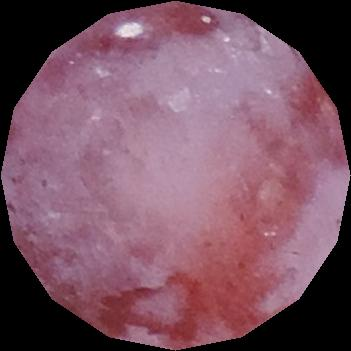
%> input picture aula_07_11/RedGlobe_0h_1.jpg, 351 x 351 px
$ octave --eval "result = ilumina(imread('RedGlobe_0h_1.jpg'));"   (GNU Octave 9; MATLAB toolbox functions it lacks are replaced by stand-ins)
%> lines starting %> are read from the running program, lines starting %| are printed output that depends on the picture; in (x1, y1, x2, y2) boxes, pixels count from 0 and x2, y2 are one past the last pixel; in counts of white or black regions, pixels touching at a corner belong together; the program's own positions count from 1
function D = ilumina(A)

    A = rgb2gray(A);
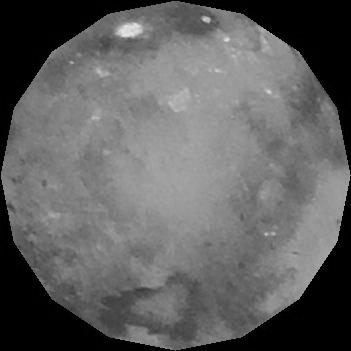
%> A: size 351x351 uint8; min 0, max 232, mean 96.7
    A = double(A);
%> A: size 351x351 double
    [l,c] = size(A);
%> l = 351; c = 351
    luz = [0,0,1];
    luz = 1/norm(luz,2)*luz;

    o = [0,0,1];
    D = zeros(l,c);
    Amb = D;
    Dif = D;
    Esp = D;


    for i = 6:l-6
        for j = 6:c-6
            if (A(i,j)>1)
                u = [i+5,j,A(i+5,j)] - [i-5,j,A(i-5,j)];
                v = [i,j+5,A(i,j+5)]- [i,j-5,A(i,j-5)];
                n = cross(u,v);
                n = 1/norm(n,2)*n;
                l1 = 2*n*(n*luz')-luz;
                l1 = 1/norm(l1,2)*l1;

                Amb(i,j) = 1;
                Dif(i,j) = max(0,luz*n');
                Esp(i,j) = max(0,(l1*o')^11);

                D(i,j) = 0.2*Amb(i,j) + 0.4*Dif(i,j) + 0.4*Esp(i,j);


            end
        end
    end
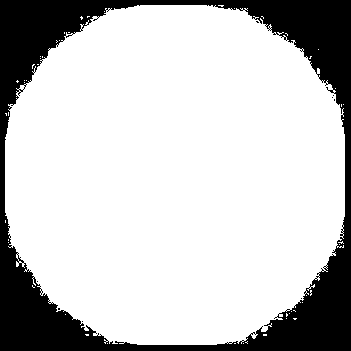
%> Amb: size 351x351 double; values 0 (black) and 1 (white), 78% white; 9 black regions (8 under 20 px), largest, box (x1, y1, x2, y2) and area: (0, 0, 351, 351) 27076
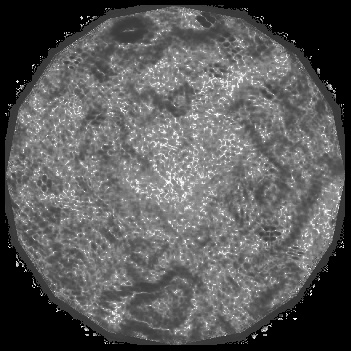
%> D: size 351x351 double; min 0, max 1, mean 0.355
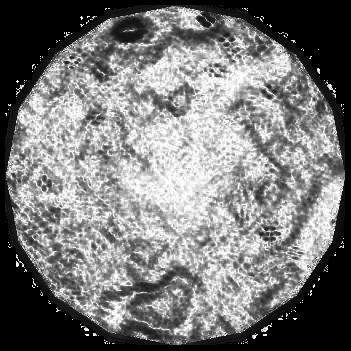
%> Dif: size 351x351 double; min 0, max 1, mean 0.474
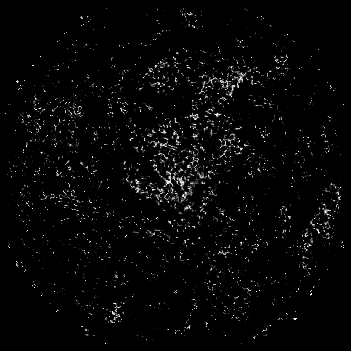
%> Esp: size 351x351 double; min 0, max 1, mean 0.0248
%> after the loop, l1 = [0.168 0.00428 -0.986]; n = [0.996 0.0253 0.0844]; u = [10 0 -118]; v = [0 10 -3]
    figure
    imshow([Amb Dif; Esp D]);
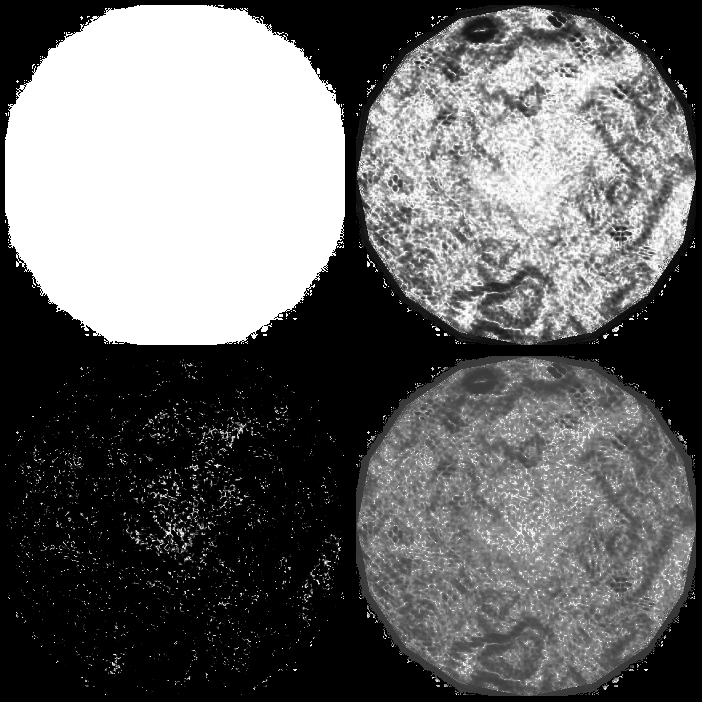
%> displayed picture: size 702x702, on the screen's scale of 0 to 255; min 0, max 255, mean 104.2
end
